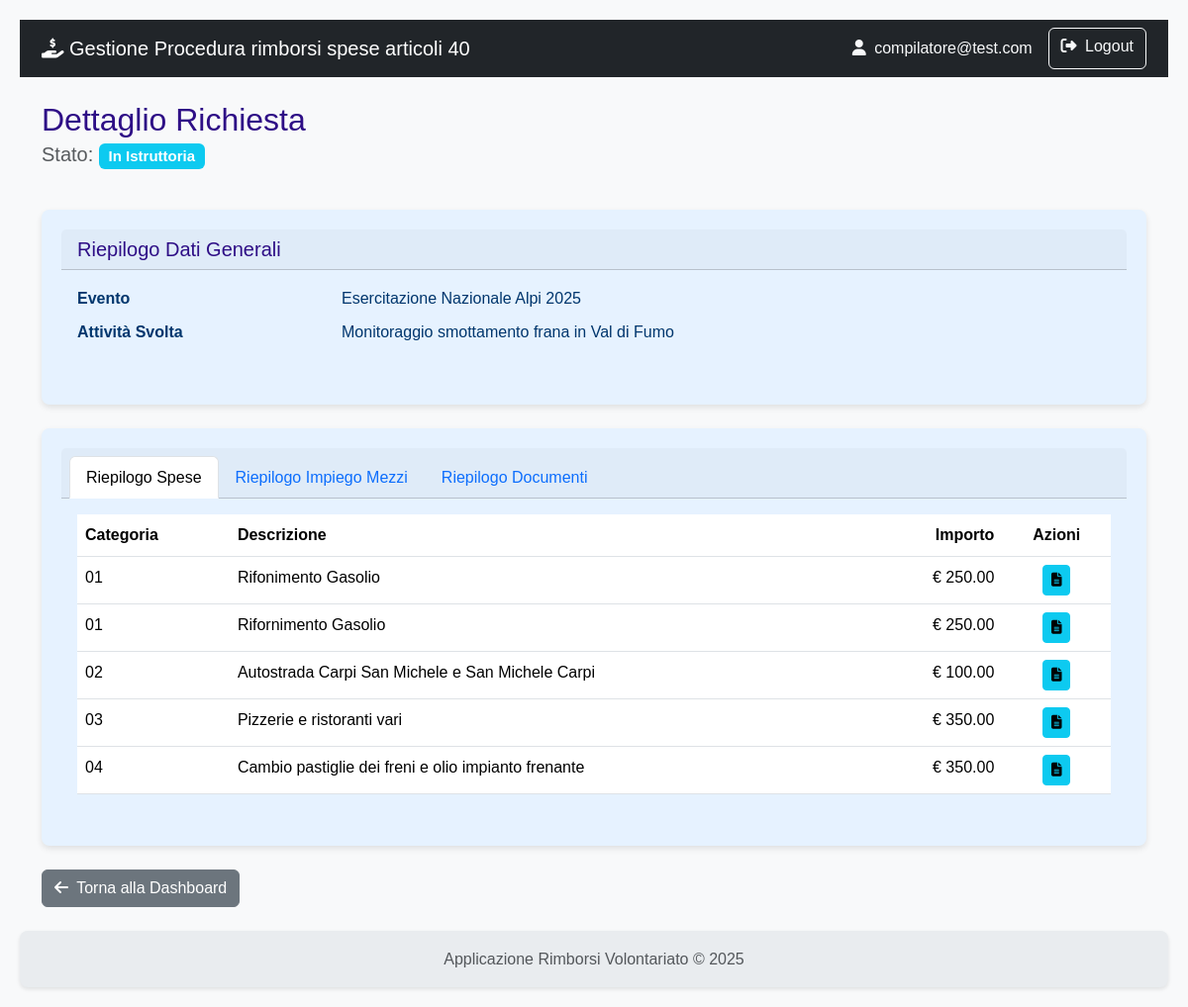
The app's page /richiesta/dettaglio/3 (signed in), older data.
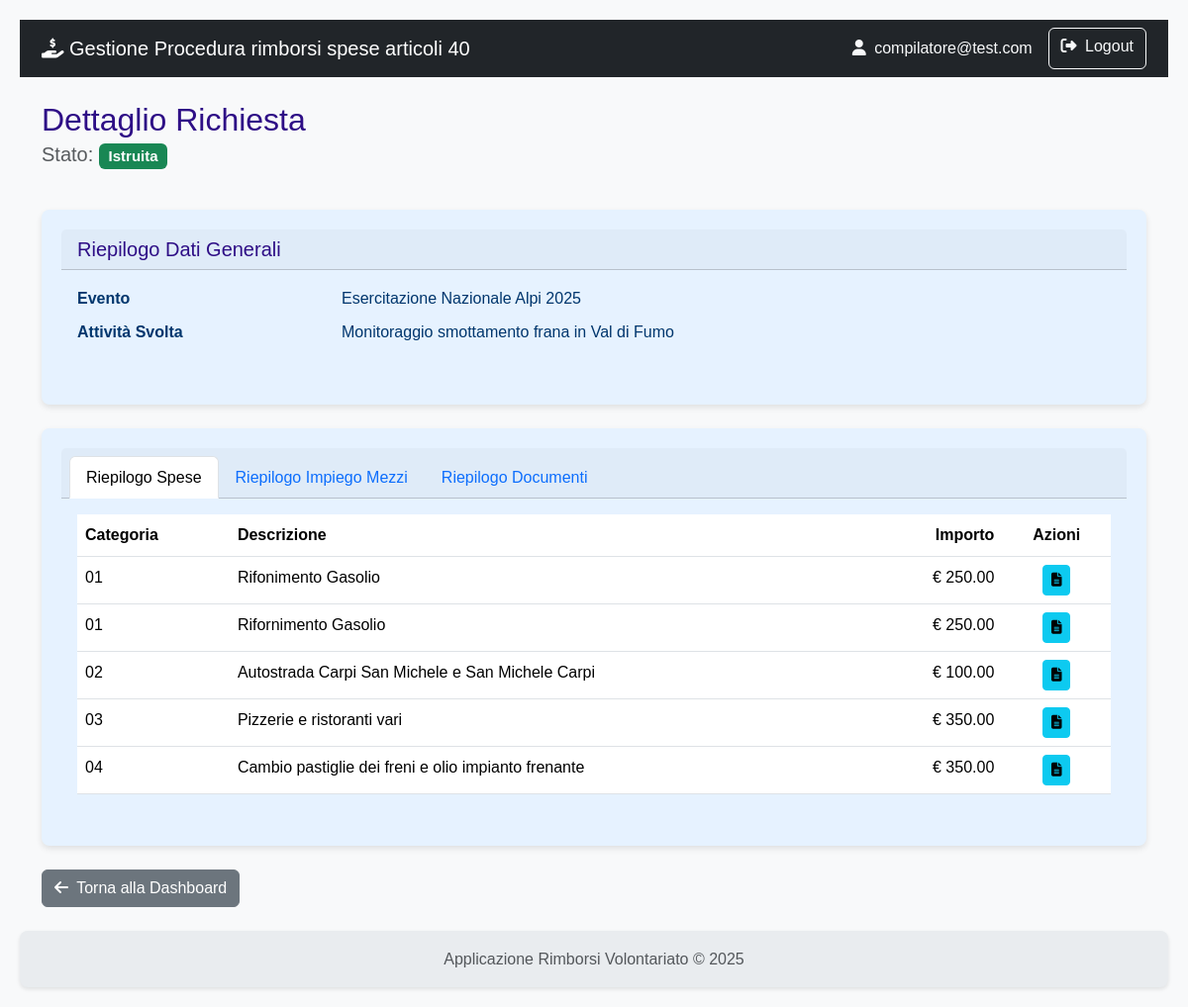
The same page, newer data.
### rimborsi/models.py (models this page shows)
class User(db.Model, UserMixin):
    id = db.Column(db.Integer, primary_key=True)
    username = db.Column(db.String(80), nullable=False)
    email = db.Column(db.String(120), nullable=False)
    password_hash = db.Column(db.String(120), nullable=False)
    role = db.Column(db.String(20), nullable=False)
    organizzazioni = db.relationship('Organizzazione', secondary=associazione_utente_organizzazione, back_populates='utenti_compilatori')
    __table_args__ = (
        db.UniqueConstraint('username', name='uq_user_username'),
        db.UniqueConstraint('email', name='uq_user_email'),
    )

class Evento(db.Model):
    id = db.Column(db.Integer, primary_key=True)
    protocollo_attivazione = db.Column(db.String(50), unique=True)
    nome = db.Column(db.String(100), nullable=False)
    descrizione = db.Column(db.Text)
    tipologia = db.Column(db.String(1), nullable=False)
    data_inizio = db.Column(db.Date)
    data_fine = db.Column(db.Date)
    richieste = db.relationship('Richiesta', backref='evento', lazy=True)
    __table_args__ = (db.UniqueConstraint('protocollo_attivazione', name='uq_evento_protocollo_attivazione'),)

class Richiesta(db.Model):
    id = db.Column(db.Integer, primary_key=True)
    stato = db.Column(db.String(1), default='A', nullable=False)
    esito = db.Column(db.String(1))
    attivita_svolta = db.Column(db.Text)
    data_inizio_attivita = db.Column(db.Date)
    data_fine_attivita = db.Column(db.Date)
    numero_volontari_coinvolti = db.Column(db.Integer)
    data_creazione = db.Column(db.DateTime, default=datetime.utcnow)
    data_invio = db.Column(db.DateTime)
    protocollo_invio = db.Column(db.String(50), nullable=True)
    note_istruttoria = db.Column(db.Text, nullable=True)
    data_fine_istruttoria = db.Column(db.DateTime)
    protocollo_istruttoria = db.Column(db.String(50), nullable=True)
    evento_id = db.Column(db.Integer, db.ForeignKey('evento.id'), nullable=False)
    organizzazione_id = db.Column(db.Integer, db.ForeignKey('organizzazione.id'), nullable=False)
    impieghi = db.relationship('ImpiegoMezzoAttrezzatura', backref='richiesta', lazy=True, cascade="all, delete-orphan")
    spese = db.relationship('Spesa', backref='richiesta', lazy=True, cascade="all, delete-orphan")
    __table_args__ = (
        db.UniqueConstraint('protocollo_invio', name='uq_richiesta_protocollo_invio'),
        db.UniqueConstraint('protocollo_istruttoria', name='uq_richiesta_protocollo_istruttoria'),
    )

class Spesa(db.Model):
    id = db.Column(db.Integer, primary_key=True)
    data_spesa = db.Column(db.Date, nullable=False)
    categoria = db.Column(db.String(1), nullable=False)
    descrizione_spesa = db.Column(db.String(250))
    importo_richiesto = db.Column(db.Float, nullable=False)
    importo_approvato = db.Column(db.Float)
    note_istruttoria = db.Column(db.Text)
    richiesta_id = db.Column(db.Integer, db.ForeignKey('richiesta.id'), nullable=False)
    documenti = db.relationship('DocumentoSpesa', backref='spesa', lazy=True, cascade="all, delete-orphan")
    impiego_id = db.Column(db.Integer, db.ForeignKey('impiego_mezzo_attrezzatura.id'), nullable=True)

### rimborsi/richiesta/routes.py (the view)
@richiesta_bp.route('/dettaglio/<int:richiesta_id>')
@login_required
def dettaglio_richiesta(richiesta_id):
    richiesta = Richiesta.query.get_or_404(richiesta_id)
    return render_template('richiesta/dettaglio_richiesta.html', richiesta=richiesta)

### rimborsi/models.py (called while the page is built)
    def get_tipo_documento_display(self):
        tipo = {
            'A': 'Scontrino',
            'B': 'Fattura',
            'C': 'Autorizzazione',
            'D': 'Attestazione Danno'
        }
        return tipo.get(self.tipo_documento, self.tipo_documento)

    @property
    def km_totali(self):
        if self.km_partenza is not None and self.km_arrivo is not None:
            return self.km_arrivo - self.km_partenza
        return 0

### rimborsi/templates/richiesta/dettaglio_richiesta.html (shortened to what this page needs)
{% extends 'base.html' %}
{% block content %}
    <div class="d-flex justify-content-between align-items-center mb-4">
        <div>
            <h2 class="mb-0">Dettaglio Richiesta</h2>
            <p class="lead text-muted">
                Stato:
                {% if richiesta.stato == 'A' %}
                    <span class="badge bg-warning text-dark">In Bozza</span>
                {% elif richiesta.stato == 'B' %}
                    <span class="badge bg-info">In Istruttoria</span>
                {% elif richiesta.stato == 'C' %}
                    <span class="badge bg-success">Istruita</span>
                {% endif %}
            </p>
        </div>
    </div>
    <div class="card shadow-sm mb-4">
        <div class="card-header"><h5 class="mb-0">Riepilogo Dati Generali</h5></div>
        <div class="card-body">
            <dl class="row">
                <dt class="col-sm-3">Evento</dt>
                <dd class="col-sm-9">{{ richiesta.evento.nome }}</dd>
                <dt class="col-sm-3">Attività Svolta</dt>
                <dd class="col-sm-9">{{ richiesta.attivita_svolta }}</dd>
            </dl>
        </div>
    </div>
    <div class="card shadow-sm">
        <div class="card-header">
            <ul class="nav nav-tabs card-header-tabs">
                <li class="nav-item">
                    <a class="nav-link active" data-bs-toggle="tab" href="#tab-spese">Riepilogo Spese</a>
                </li>
                <li class="nav-item">
                    <a class="nav-link" data-bs-toggle="tab" href="#tab-impieghi">Riepilogo Impiego Mezzi</a>
                </li>
                <li class="nav-item">
                    <a class="nav-link" data-bs-toggle="tab" href="#tab-documenti">Riepilogo Documenti</a>
                </li>
            </ul>
        </div>
        <div class="card-body">
            <div class="tab-content">
                <div class="tab-pane fade show active" id="tab-spese">
                    <table class="table table-hover">
                        <thead>
                            <tr>
                                <th>Categoria</th>
                                <th>Descrizione</th>
                                <th class="text-end">Importo</th>
                                <th class="text-center">Azioni</th>
                            </tr>
                        </thead>
                        <tbody>
                            {% for spesa in richiesta.spese %}
                            <tr>
                                <td>{{ spesa.categoria }}</td>
                                <td>{{ spesa.descrizione_spesa }}</td>
                                <td class="text-end">&euro; {{ "%.2f"|format(spesa.importo_richiesto) }}</td>
                                <td class="text-center">
                                    <a href="{{ url_for('richiesta.lista_documenti', spesa_id=spesa.id) }}" class="btn btn-info btn-sm">
                                        <i class="fas fa-file-alt"></i>
                                    </a>
                                </td>
                            </tr>
                            {% else %}
                            <tr><td colspan="4" class="text-center text-muted">Nessuna spesa inserita.</td></tr>
                            {% endfor %}
                        </tbody>
                    </table>
                </div>
            </div>
        </div>
    </div>
    <div class="mt-4">
        <a href="{{ url_for('main.dashboard') }}" class="btn btn-secondary">
            <i class="fas fa-arrow-left me-1"></i> Torna alla Dashboard
        </a>
    </div>
{% endblock %}

### rimborsi/templates/base.html (shortened to what this page needs)
<!doctype html>
<html lang="it" class="h-100">
<head>
    <link href="https://cdn.jsdelivr.net/npm/bootstrap@5.3.3/dist/css/bootstrap.min.css" rel="stylesheet" xintegrity="sha384-QWTKZyjpPEjISv5WaRU9OFeRpok6YctnYmDr5pNlyT2bRjXh0JMhjY6hW+ALEwIH">
    <link rel="stylesheet" href="https://cdnjs.cloudflare.com/ajax/libs/font-awesome/6.5.2/css/all.min.css" xintegrity="sha512-SnH5WK+bZxgPHs44uWIX+LLJAJ9/2PkPKZ5QiAj6Ta86w+fsb2TkcmfRyVX3pBnMFcV7oQPJkl9QevSCWr3W6A==" />
    <link rel="stylesheet" href="{{ url_for('static', filename='css/styles.css') }}">
</head>
<body>
    <nav class="navbar navbar-expand-lg navbar-dark bg-dark">
        <div class="container">
            <a class="navbar-brand" href="{{ url_for('auth.index') }}">
                <i class="fas fa-hand-holding-dollar"></i>
                Gestione Procedura rimborsi spese articoli 40
            </a>
            <div class="collapse navbar-collapse" id="navbarNav">
                <div class="d-flex ms-auto">
                    {% if current_user.is_authenticated %}
                        <span class="navbar-text me-3 text-light">
                            <i class="fas fa-user me-1"></i> {{ current_user.email }}
                        </span>
                        <a href="{{ url_for('auth.logout') }}" class="btn btn-outline-light">
                            <i class="fas fa-sign-out-alt me-1"></i> Logout
                        </a>
                    {% else %}
                        <a href="{{ url_for('auth.registrati') }}" class="btn btn-outline-light me-2">Registrati</a>
                        <a href="{{ url_for('auth.login') }}" class="btn btn-outline-light">Login</a>
                    {% endif %}
                </div>
            </div>
        </div>
    </nav>
    <main class="container my-4">
        {% block content %}{% endblock %}
    </main>
    <footer class="footer mt-auto py-3">
        <div class="container text-center">
            <span class="text-muted">Applicazione Rimborsi Volontariato &copy; 2025</span>
        </div>
    </footer>
</body>
</html>

### rimborsi/static/css/styles.css (style rules this page uses)
:root { --color-primary: #2e0e86; --color-primary-hover: #142fca; --color-text-light: #ffffff; --color-card-bg: #e6f2ff; --color-card-text: #00366d; --color-bg: #f4f4f4; --color-text-dark: #333; --color-link: #0055a4; --border-radius: 8px; --box-shadow: 0 2px 4px rgba(0, 0, 0, 0.1); --box-shadow-card: 0 3px 6px rgba(0, 0, 0, 0.1); --transition-standard: all 0.3s ease; }
body { font-family: Arial, sans-serif; background-color: var(--color-bg); color: var(--color-text-dark); margin: 0; padding: 20px; line-height: 1.6; }
h1, h2, h3, h4, h5, h6 { color: var(--color-primary); margin-top: 0; }
a { color: var(--color-link); text-decoration: none; }
.card { flex: 1; background-color: var(--color-card-bg); color: var(--color-card-text); border-radius: var(--border-radius); padding: 20px; box-shadow: var(--box-shadow-card); transition: transform 0.2s ease-in-out; border: none; }
.card-body i { transition: var(--transition-standard); }
.shadow-sm { box-shadow: var(--box-shadow-card) !important; }
.text-center { text-align: center; }
.footer { display: flex; justify-content: left; gap: 20px; background-color: var(--color-primary); padding: 15px 20px; border-radius: var(--border-radius); margin-top: 20px; box-shadow: var(--box-shadow); }

### rimborsi/templates/base.html (style rules this page uses)
body { display: flex; flex-direction: column; min-height: 100vh; background-color: #f8f9fa; }
main { flex: 1; }
.footer { background-color: #e9ecef; }

Row changes from the older to the newer data that the page shows:
changed Richiesta "Monitoraggio smottamento frana in Val di Fumo": stato "B" → "C" (drawn)
Text that changed along with them:
text no longer shown: "In Istruttoria"
text now shown: "Istruita"
